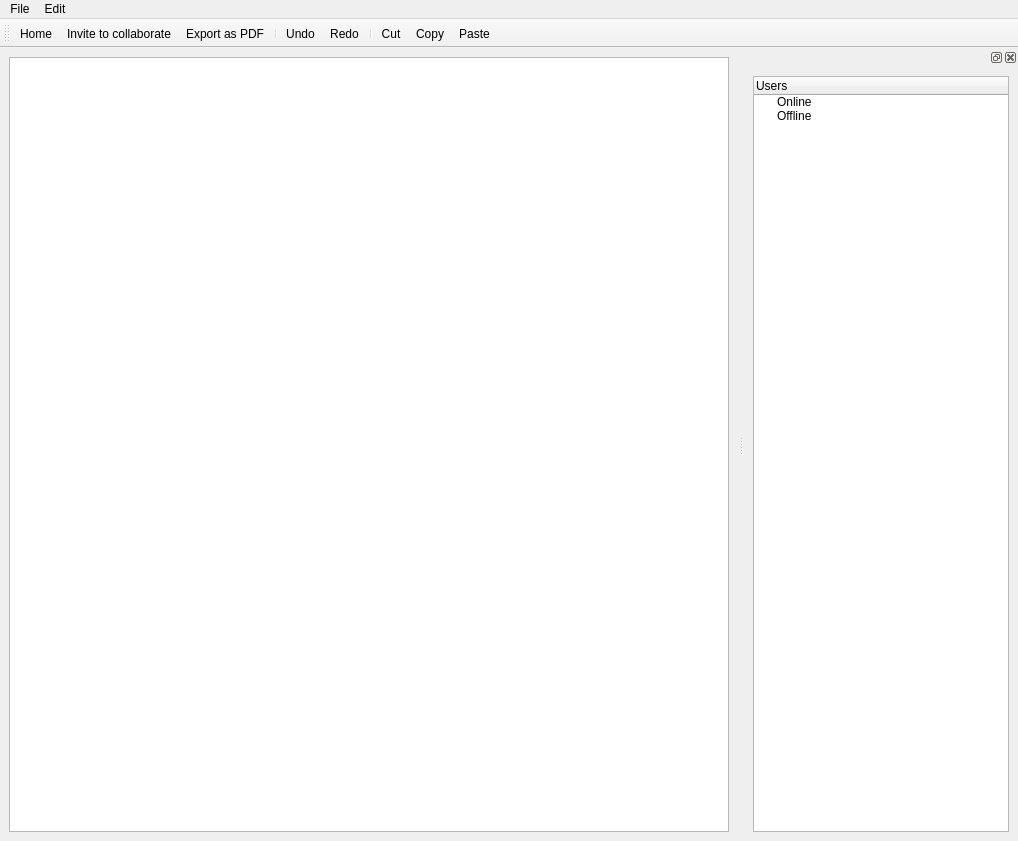
<?xml version="1.0" encoding="UTF-8"?>
<ui version="4.0">
 <class>Editor</class>
 <widget class="QMainWindow" name="Editor">
  <property name="geometry">
   <rect>
    <x>0</x>
    <y>0</y>
    <width>1018</width>
    <height>841</height>
   </rect>
  </property>
  <property name="windowTitle">
   <string>Editor</string>
  </property>
  <widget class="QWidget" name="centralwidget">
   <layout class="QGridLayout" name="gridLayout_2">
    <item row="0" column="0">
     <widget class="QTextEdit" name="editor"/>
    </item>
   </layout>
  </widget>
  <widget class="QMenuBar" name="menubar">
   <property name="geometry">
    <rect>
     <x>0</x>
     <y>0</y>
     <width>1018</width>
     <height>22</height>
    </rect>
   </property>
   <widget class="QMenu" name="menu_file">
    <property name="title">
     <string>File</string>
    </property>
    <widget class="QMenu" name="menu_export_as">
     <property name="title">
      <string>Export as</string>
     </property>
     <addaction name="action_export_pdf"/>
    </widget>
    <addaction name="action_invite"/>
    <addaction name="menu_export_as"/>
    <addaction name="separator"/>
    <addaction name="action_home"/>
    <addaction name="action_close"/>
   </widget>
   <widget class="QMenu" name="menu_edit">
    <property name="title">
     <string>Edit</string>
    </property>
    <addaction name="action_undo"/>
    <addaction name="action_redo"/>
    <addaction name="separator"/>
    <addaction name="action_cut"/>
    <addaction name="action_copy"/>
    <addaction name="action_paste"/>
   </widget>
   <addaction name="menu_file"/>
   <addaction name="menu_edit"/>
  </widget>
  <widget class="QToolBar" name="toolbar">
   <property name="windowTitle">
    <string>toolBar</string>
   </property>
   <attribute name="toolBarArea">
    <enum>TopToolBarArea</enum>
   </attribute>
   <attribute name="toolBarBreak">
    <bool>false</bool>
   </attribute>
   <addaction name="action_home"/>
   <addaction name="action_invite"/>
   <addaction name="action_export_pdf"/>
   <addaction name="separator"/>
   <addaction name="action_undo"/>
   <addaction name="action_redo"/>
   <addaction name="separator"/>
   <addaction name="action_cut"/>
   <addaction name="action_copy"/>
   <addaction name="action_paste"/>
  </widget>
  <widget class="QDockWidget" name="dock_users">
   <property name="allowedAreas">
    <set>Qt::LeftDockWidgetArea|Qt::RightDockWidgetArea</set>
   </property>
   <property name="windowTitle">
    <string/>
   </property>
   <attribute name="dockWidgetArea">
    <number>2</number>
   </attribute>
   <widget class="QWidget" name="dock_users_content">
    <layout class="QGridLayout" name="gridLayout_3">
     <item row="0" column="0">
      <widget class="QTreeWidget" name="users">
       <property name="selectionBehavior">
        <enum>QAbstractItemView::SelectItems</enum>
       </property>
       <attribute name="headerVisible">
        <bool>true</bool>
       </attribute>
       <column>
        <property name="text">
         <string notr="true">Users</string>
        </property>
       </column>
       <item>
        <property name="text">
         <string>Online</string>
        </property>
        <property name="icon">
         <iconset resource="resource.qrc">
          <normaloff>:/images/editor/online.png</normaloff>:/images/editor/online.png</iconset>
        </property>
       </item>
       <item>
        <property name="text">
         <string>Offline</string>
        </property>
        <property name="icon">
         <iconset resource="resource.qrc">
          <normaloff>:/images/editor/offline.png</normaloff>:/images/editor/offline.png</iconset>
        </property>
       </item>
      </widget>
     </item>
    </layout>
   </widget>
  </widget>
  <action name="action_undo">
   <property name="checkable">
    <bool>false</bool>
   </property>
   <property name="icon">
    <iconset theme="edit-undo" resource="resource.qrc">
     <normaloff>:/images/editor/undo.png</normaloff>:/images/editor/undo.png</iconset>
   </property>
   <property name="text">
    <string>Undo</string>
   </property>
   <property name="shortcut">
    <string>Ctrl+Z</string>
   </property>
  </action>
  <action name="action_redo">
   <property name="checkable">
    <bool>false</bool>
   </property>
   <property name="icon">
    <iconset theme="edit-redo" resource="resource.qrc">
     <normaloff>:/images/editor/redo.png</normaloff>:/images/editor/redo.png</iconset>
   </property>
   <property name="text">
    <string>Redo</string>
   </property>
   <property name="toolTip">
    <string>Redo</string>
   </property>
   <property name="shortcut">
    <string>Ctrl+Shift+Z</string>
   </property>
  </action>
  <action name="action_cut">
   <property name="checkable">
    <bool>false</bool>
   </property>
   <property name="icon">
    <iconset theme="edit-cut" resource="resource.qrc">
     <normaloff>:/images/editor/cut.png</normaloff>:/images/editor/cut.png</iconset>
   </property>
   <property name="text">
    <string>Cut</string>
   </property>
   <property name="toolTip">
    <string>Cut</string>
   </property>
   <property name="shortcut">
    <string>Ctrl+X</string>
   </property>
  </action>
  <action name="action_copy">
   <property name="checkable">
    <bool>false</bool>
   </property>
   <property name="icon">
    <iconset theme="edit-copy" resource="resource.qrc">
     <normaloff>:/images/editor/copy.png</normaloff>:/images/editor/copy.png</iconset>
   </property>
   <property name="text">
    <string>Copy</string>
   </property>
   <property name="toolTip">
    <string>Copy</string>
   </property>
   <property name="shortcut">
    <string>Ctrl+C</string>
   </property>
  </action>
  <action name="action_paste">
   <property name="checkable">
    <bool>false</bool>
   </property>
   <property name="icon">
    <iconset theme="edit-paste" resource="resource.qrc">
     <normaloff>:/images/editor/paste.png</normaloff>:/images/editor/paste.png</iconset>
   </property>
   <property name="text">
    <string>Paste</string>
   </property>
   <property name="toolTip">
    <string>Paste</string>
   </property>
   <property name="shortcut">
    <string>Ctrl+V</string>
   </property>
  </action>
  <action name="action_invite">
   <property name="checkable">
    <bool>false</bool>
   </property>
   <property name="icon">
    <iconset resource="resource.qrc">
     <normaloff>:/images/editor/invite.png</normaloff>:/images/editor/invite.png</iconset>
   </property>
   <property name="text">
    <string>Invite to collaborate</string>
   </property>
   <property name="shortcut">
    <string>Ctrl+I</string>
   </property>
  </action>
  <action name="action_close">
   <property name="checkable">
    <bool>false</bool>
   </property>
   <property name="icon">
    <iconset theme="window-close">
     <normaloff>.</normaloff>.</iconset>
   </property>
   <property name="text">
    <string>Close</string>
   </property>
   <property name="toolTip">
    <string>Close</string>
   </property>
  </action>
  <action name="action_export_pdf">
   <property name="checkable">
    <bool>false</bool>
   </property>
   <property name="icon">
    <iconset resource="resource.qrc">
     <normaloff>:/images/editor/export_pdf.png</normaloff>:/images/editor/export_pdf.png</iconset>
   </property>
   <property name="text">
    <string>Export as PDF</string>
   </property>
   <property name="shortcut">
    <string>Ctrl+P</string>
   </property>
  </action>
  <action name="action_home">
   <property name="checkable">
    <bool>false</bool>
   </property>
   <property name="icon">
    <iconset theme="go-home" resource="resource.qrc">
     <normaloff>:/images/editor/home.png</normaloff>:/images/editor/home.png</iconset>
   </property>
   <property name="text">
    <string>Home</string>
   </property>
  </action>
 </widget>
 <resources>
  <include location="resource.qrc"/>
 </resources>
 <connections/>
</ui>
